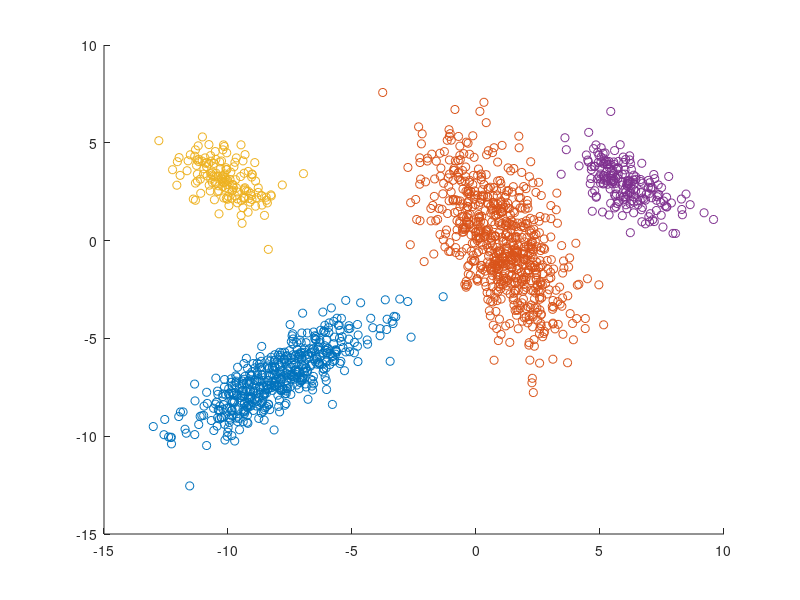

The MATLAB source for this figure:
% this script playes a role of dataset constructor.
clear
clc

% not very nice way to define  matrices defining the distributions
% covariance matrices
cov(2).matrix = [2, -2; -2, 6];
cov(3).matrix = [1, -0.5; -0.5, 1];
cov(4).matrix = [1, -0.5; -0.5, 1];

% omavektor
% coorect way to define 'matrices defining the distributions
eVect = [; ...
    0.6154, -0.7882; ...
    -0.7882, -0.6154; ...
    ]

% omaväärtus
eVal = [; ...
    0.4384, 0; ...
    0, 5.56155; ...
    ]

% Definitsioon on A * eVect = eVal * eVect, kus
% A - kovariantsus maatriks
% eVect - omavektor e. eigenvector
% eVal - omaväärtus e. eigenvalue
cov(1).matrix = eVect * eVal * inv(eVect);


% mean values
mean(1).mu = [-8, -7];
mean(2).mu = [1, 0];
mean(3).mu = [-10, 3];
mean(4).mu = [6, 3];

% sample sizes
n(1) = 500;
n(2) = 700;
n(3) = 150;
n(4) = 200;

for i = 1:4
    D(i).set = mvnrnd(mean(i).mu, cov(i).matrix, n(i));
end

fh(1) = figure(1);
clf(fh(1))

for i = 1:4
    scatter(D(i).set(:, 1), D(i).set(:, 2))
    hold on
end

myset = [];
for i = 1:4
    cat(1, myset, D(i).set);
end
